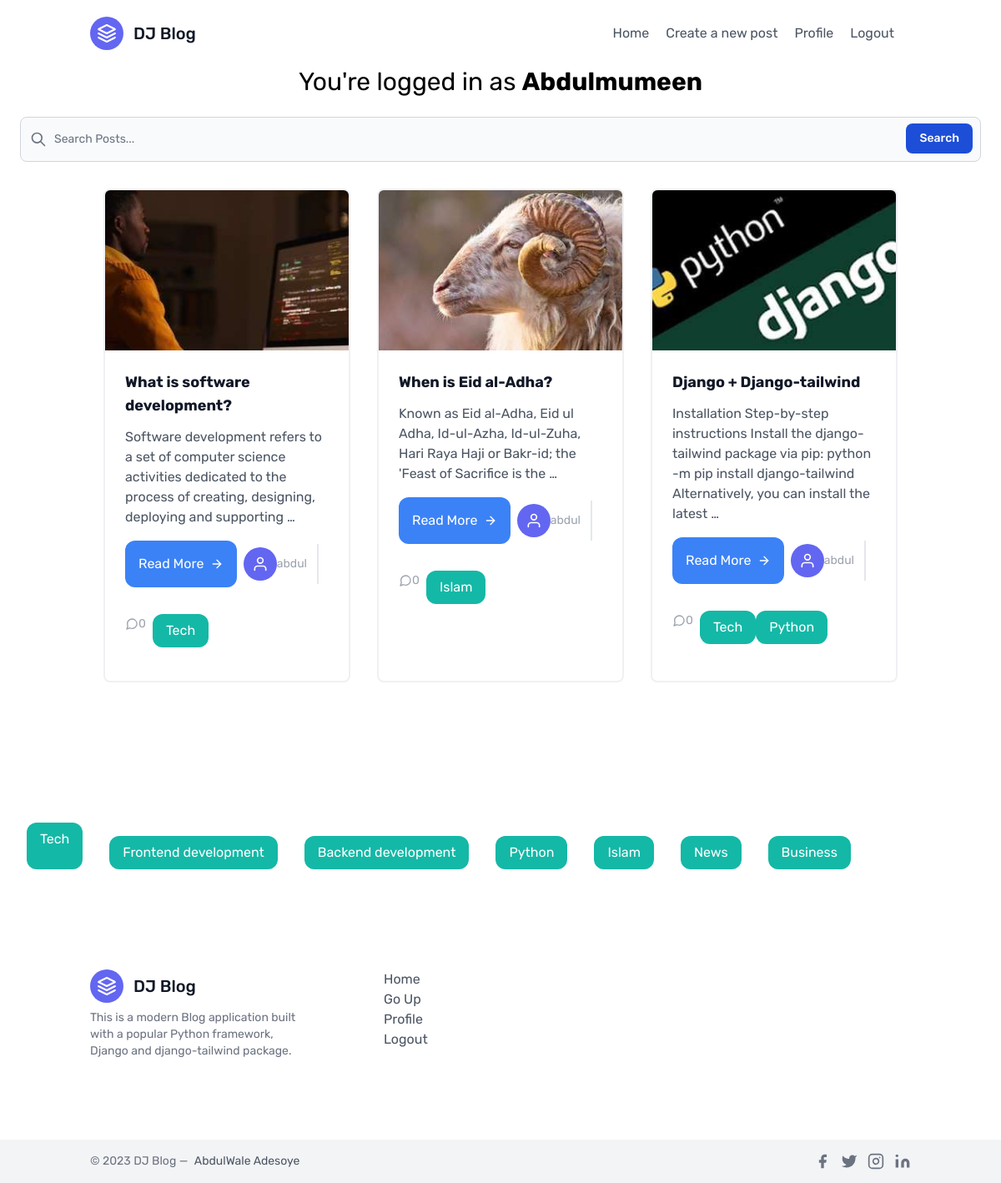
The app's page /blog/ (signed in) with its own data.
### blog_app/models.py (models this page shows, shortened)
class User(AbstractUser):
    name = models.CharField(max_length=100, null=True)
    email = models.EmailField(unique=True, null=True)
    bio = models.TextField(null=True, blank=True)
    profile_picture = ProcessedImageField(default='default.jpeg', blank=True, upload_to='images', processors=[ResizeToFill(100, 100)], format='JPEG', options={'quality': 60})
    USERNAME_FIELD = 'username'
    REQUIRED_FIELDS = ['email']

class Post(models.Model):
    title = models.CharField(max_length=255)
    body = models.TextField()
    created_at = models.DateTimeField(auto_now_add=True)
    author = models.ForeignKey(User, on_delete=models.CASCADE)
    updated_at = models.DateTimeField(auto_now=True)
    slug = models.SlugField(blank=True, default='')
    tags = models.ManyToManyField('Tag')
    image_thumbnail = ProcessedImageField(default='', blank=True, upload_to='images', processors=[ResizeToFill(350, 200)], format='JPEG', options={'quality': 60})
    class Meta:
        ordering = ['-created_at']

class Tag(models.Model):
    title = models.CharField(max_length=255)
    slug = models.SlugField(blank=True, default='')
    def __str__(self):
        return self.title

### blog_app/views.py (the view, shortened to what this page needs)
# urls.py: path('', homePage, name="home"),
@login_required
def homePage(request):
    tags = Tag.objects.all()
    q = request.GET.get('q', None)
    if q is None or q is "":
        posts = Post.objects.all()
        page = request.GET.get('page', 1)
        paginator = Paginator(posts, 4)
        try:
            postss = paginator.page(page)
        except PageNotAnInteger:
            postss = paginator.page(1)
        except EmptyPage:
            postss = paginator.page(paginator.num_pages)
    return render(request, 'blog_app/home-page.html', {'postss': postss, 'tags':tags})

### blog_app/templates/blog_app/home-page.html (shortened to what this page needs)
{% extends 'blog_app/base.html' %} {% block title %}Home {% endblock %}
{% block content %}
<form method="get">
  <div class="relative">
    <div
      class="absolute inset-y-0 left-0 flex items-center pl-3 pointer-events-none"
    >
    </div>
    <input
      type="search"
      id="q"
      name="q"
      value="{{ request.GET.q }}"
      class="block w-full p-4 pl-10 text-sm text-gray-900 border border-gray-300 rounded-lg bg-gray-50 focus:ring-blue-500 focus:border-blue-500 dark:bg-gray-700 dark:border-gray-600 dark:placeholder-gray-400 dark:text-white dark:focus:ring-blue-500 dark:focus:border-blue-500"
      placeholder="Search Posts..."
      required
    />
    <button
      type="submit"
      class="text-white absolute right-2.5 bottom-2.5 bg-blue-700 hover:bg-blue-800 focus:ring-4 focus:outline-none focus:ring-blue-300 font-medium rounded-lg text-sm px-4 py-2 dark:bg-blue-600 dark:hover:bg-blue-700 dark:focus:ring-blue-800"
    >
      Search
    </button>
  </div>
</form>
<section class="text-gray-600 body-font -mt-20 mb-4">
  <div class="container px-5 py-24 mx-auto">
    <div class="flex flex-wrap">
      {% for post in postss %}
      <div class="p-4 md:w-1/3">
        <div
          class="h-full border-2 border-gray-200 border-opacity-60 rounded-lg overflow-hidden"
        >
          {% if post.image_thumbnail %}
          <img
            class="lg:h-48 md:h-36 w-full object-cover object-center"
            src="{{post.image_thumbnail.url}}"
            alt="blog"
          />
          {% endif %}
          <div class="p-6">
            <h1 class="title-font text-lg font-medium text-gray-900 mb-3">
              <strong>{{post.title}}</strong>
            </h1>
            <p class="leading-relaxed mb-3">
              {{post.body|truncatewords:20|linebreaks|urlize}}
            </p>
            <div class="flex mt-4 items-center flex-wrap">
              <a
                href="{% url 'blog:detail' post.slug %}"
                class="py-4 px-4 rounded-xl text-white text-['50px'] bg-blue-500 hover:bg-blue-700 inline-flex items-center md:mb-2 lg:mb-0"
                >Read More
                <svg
                  class="w-4 h-4 ml-2"
                  viewBox="0 0 24 24"
                  stroke="currentColor"
                  stroke-width="2"
                  fill="none"
                  stroke-linecap="round"
                  stroke-linejoin="round"
                >
                  <path d="M5 12h14"></path>
                  <path d="M12 5l7 7-7 7"></path>
                </svg>
              </a>
              <span
                class="text-gray-400 mr-3 inline-flex items-center lg:ml-auto md:ml-0 ml-auto leading-none text-sm pr-3 py-1 border-r-2 border-gray-200"
                >
                <div
                  class="flex-shrink-0 w-10 h-10 rounded-full bg-indigo-500 inline-flex items-center justify-center text-white relative z-10"
                >
                  <svg
                    fill="none"
                    stroke="currentColor"
                    stroke-linecap="round"
                    stroke-linejoin="round"
                    stroke-width="2"
                    class="w-5 h-5"
                    viewBox="0 0 24 24"
                  >
                    <path d="M20 21v-2a4 4 0 00-4-4H8a4 4 0 00-4 4v2"></path>
                    <circle cx="12" cy="7" r="4"></circle>
                  </svg>
                </div>
                <a
                  href="{% url 'user-profile' post.author.id %}"
                  class="hover:text-gray-900"
                >
                  {{post.author}}</a
                >
              </span>
              <span
                class="text-gray-400 inline-flex items-center leading-none text-sm"
              >
                {{post.comments.count}}
              </span>
              <br />
              <div class="flex flex-wrap ml-2 mt-8 md:mt-8">
                {% for tag in post.tags.all %}
                <a
                  href="{% url 'tags' tag.slug %}"
                  class="py-2 px-4 mb-4 rounded-xl text-white text-['50px'] bg-teal-500 hover:bg-teal-700"
                  >{{ tag }}</a
                >
                {% endfor %}
              </div>
            </div>
          </div>
        </div>
      </div>
      {% endfor %}
    </div>
  </div>
</section>
<div class="mt-12 flex flex-wrap md:space-x-8 md:space-y-6">
  {% for tag in tags %}
  <a
    href="{% url 'tags' tag.slug %}"
    class="py-2 px-4 rounded-xl ml-2 mt-2 text-white text-['50px'] bg-teal-500 hover:bg-teal-700"
    >{{ tag }}</a
  >
  {% endfor %}
</div>
{% endblock %}

### blog_app/templates/blog_app/base.html (shortened to what this page needs)
{% load static tailwind_tags %}
<!DOCTYPE html>
<html lang="en" class="scroll-smooth">
  <head>
    {% tailwind_css %}
  </head>
  <body class="font-['Rubik']">
    {% include 'blog_app/navbar.html' %} {%if user.is_authenticated%}
    <p class="text-center text-3xl">
      You're logged in as <strong>{{request.user.username}}</strong>
    </p>
    {%endif%}
    <div class="max-w-7xl p-6 px-6 mx-auto">
      {% block content %}{% endblock %}
    </div>
    {% include 'blog_app/footer.html' %}
  </body>
</html>

### blog_app/templates/blog_app/navbar.html (shortened to what this page needs)
<header id="header" class="text-gray-600 body-font">
  <div
    class="container mx-auto flex flex-wrap p-5 flex-col md:flex-row items-center"
  >
    <a
      class="flex title-font font-medium items-center text-gray-900 mb-4 md:mb-0"
    >
      <svg
        xmlns="http://www.w3.org/2000/svg"
        fill="none"
        stroke="currentColor"
        stroke-linecap="round"
        stroke-linejoin="round"
        stroke-width="2"
        class="w-10 h-10 text-white p-2 bg-indigo-500 rounded-full"
        viewBox="0 0 24 24"
      >
        <path
          d="M12 2L2 7l10 5 10-5-10-5zM2 17l10 5 10-5M2 12l10 5 10-5"
        ></path>
      </svg>
      <span class="ml-3 text-xl">DJ Blog</span>
    </a>
    {% if user.is_authenticated %}
    <nav
      class="md:ml-auto flex flex-wrap items-center text-base justify-center"
    >
      <a href="{% url 'blog:home' %}" class="mr-5 hover:text-gray-900">Home</a>
      <a href="{% url 'blog_app:create' %}" class="mr-5 hover:text-gray-900"
        >Create a new post</a
      >
      <a href="{% url 'user-acccount' %}" class="mr-5 hover:text-gray-900"
        >Profile</a
      >
      <a href="{% url 'logout' %}" class="mr-5 hover:text-gray-900">Logout</a>
    {% endif %}
  </div>
</header>

### blog_app/templates/blog_app/footer.html (shortened to what this page needs)
<footer class="text-gray-600 body-font">
  <div
    class="container px-5 py-24 mx-auto flex md:items-center lg:items-start md:flex-row md:flex-nowrap flex-wrap flex-col"
  >
    <div class="w-64 flex-shrink-0 md:mx-0 mx-auto text-center md:text-left">
      <a
        class="flex title-font font-medium items-center md:justify-start justify-center text-gray-900"
      >
        <svg
          xmlns="http://www.w3.org/2000/svg"
          fill="none"
          stroke="currentColor"
          stroke-linecap="round"
          stroke-linejoin="round"
          stroke-width="2"
          class="w-10 h-10 text-white p-2 bg-indigo-500 rounded-full"
          viewBox="0 0 24 24"
        >
          <path
            d="M12 2L2 7l10 5 10-5-10-5zM2 17l10 5 10-5M2 12l10 5 10-5"
          ></path>
        </svg>
        <span class="ml-3 text-xl">DJ Blog</span>
      </a>
      <p class="mt-2 text-sm text-gray-500">
        This is a modern Blog application built with a popular Python framework, Django and django-tailwind package.
      </p>
    </div>
    <div
      class="flex-grow flex flex-wrap md:pl-20 -mb-10 md:mt-0 mt-10 md:text-left text-center"
    >
      <div class="lg:w-1/4 md:w-1/2 w-full px-4">
        <nav class="list-none mb-10">
          {% if user.is_authenticated %}
          <li>
            <a href="{% url 'blog:home' %}" class="text-gray-600 hover:text-gray-800">Home</a>
          </li>
          <li>
            <a href="#header" class="text-gray-600 hover:text-gray-800">Go Up</a>
          </li>
          <li>
            <a href="{% url 'user-acccount' %}" class="text-gray-600 hover:text-gray-800">Profile</a>
          </li>
          <li>
            <a href="{% url 'logout' %}" class="text-gray-600 hover:text-gray-800">Logout</a>
          </li>
          {% endif %}
        </nav>
      </div>
    </div>
  </div>
  <div class="bg-gray-100">
    <div
      class="container mx-auto py-4 px-5 flex flex-wrap flex-col sm:flex-row"
    >
      <p class="text-gray-500 text-sm text-center sm:text-left">
        © 2023 DJ Blog —
        <a
          href="https://github.com/Abdulmumin3/DJ-Blog"
          rel="noopener noreferrer"
          class="text-gray-600 ml-1"
          target="_blank"
          >AbdulWale Adesoye</a
        >
      </p>
      <span
        class="inline-flex sm:ml-auto sm:mt-0 mt-2 justify-center sm:justify-start"
      >
        <a class="text-gray-500">
          <svg
            fill="currentColor"
            stroke-linecap="round"
            stroke-linejoin="round"
            stroke-width="2"
            class="w-5 h-5"
            viewBox="0 0 24 24"
          >
            <path
              d="M18 2h-3a5 5 0 00-5 5v3H7v4h3v8h4v-8h3l1-4h-4V7a1 1 0 011-1h3z"
            ></path>
          </svg>
        </a>
        <a class="ml-3 text-gray-500">
          <svg
            fill="currentColor"
            stroke-linecap="round"
            stroke-linejoin="round"
            stroke-width="2"
            class="w-5 h-5"
            viewBox="0 0 24 24"
          >
            <path
              d="M23 3a10.9 10.9 0 01-3.14 1.53 4.48 4.48 0 00-7.86 3v1A10.66 10.66 0 013 4s-4 9 5 13a11.64 11.64 0 01-7 2c9 5 20 0 20-11.5a4.5 4.5 0 00-.08-.83A7.72 7.72 0 0023 3z"
            ></path>
          </svg>
        </a>
        <a class="ml-3 text-gray-500">
          <svg
            fill="none"
            stroke="currentColor"
            stroke-linecap="round"
            stroke-linejoin="round"
            stroke-width="2"
            class="w-5 h-5"
            viewBox="0 0 24 24"
          >
            <rect width="20" height="20" x="2" y="2" rx="5" ry="5"></rect>
            <path
              d="M16 11.37A4 4 0 1112.63 8 4 4 0 0116 11.37zm1.5-4.87h.01"
            ></path>
          </svg>
        </a>
        <a class="ml-3 text-gray-500">
          <svg
            fill="currentColor"
            stroke="currentColor"
            stroke-linecap="round"
            stroke-linejoin="round"
            stroke-width="0"
            class="w-5 h-5"
            viewBox="0 0 24 24"
          >
            <path
              stroke="none"
              d="M16 8a6 6 0 016 6v7h-4v-7a2 2 0 00-2-2 2 2 0 00-2 2v7h-4v-7a6 6 0 016-6zM2 9h4v12H2z"
            ></path>
            <circle cx="4" cy="4" r="2" stroke="none"></circle>
          </svg>
        </a>
      </span>
    </div>
  </div>
</footer>

### records on screen
User: user.username "Abdulmumeen"
Post: image_thumbnail (picture), title "What is software development?", body "Software development refers to a set of computer science activities dedicated to the process of creating, designing, deploying and supporting …", author "abdul", comments.count "0"
Tag: title "Tech"
Post: image_thumbnail (picture), title "When is Eid al-Adha?", body "Known as Eid al-Adha, Eid ul Adha, Id-ul-Azha, Id-ul-Zuha, Hari Raya Haji or Bakr-id; the 'Feast of Sacrifice is the …", author "abdul", comments.count "0"
Tag: title "Islam"
Post: image_thumbnail (picture), title "Django + Django-tailwind", body "Installation Step-by-step instructions Install the django-tailwind package via pip: python -m pip install django-tailwind Alternatively, you can install the latest …", author "abdul", comments.count "0"
Tag: title "Python"
Tag: title "Frontend development"
Tag: title "Backend development"
Tag: title "News"
Tag: title "Business"
